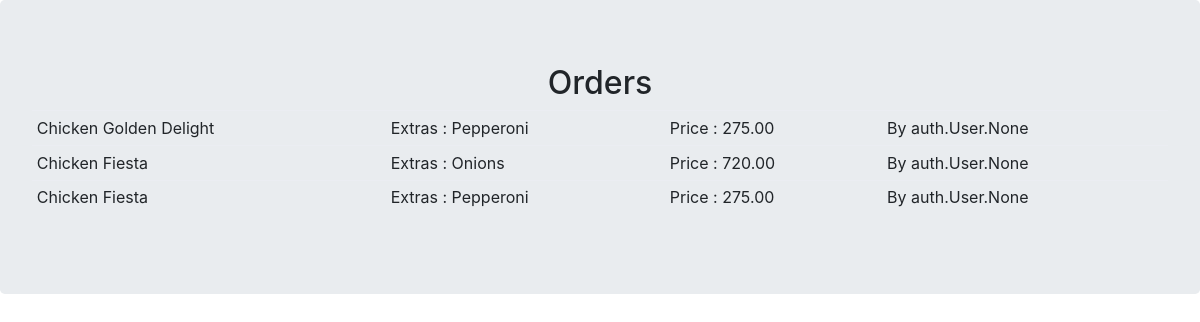
The page /view_orders on the database as committed earlier.
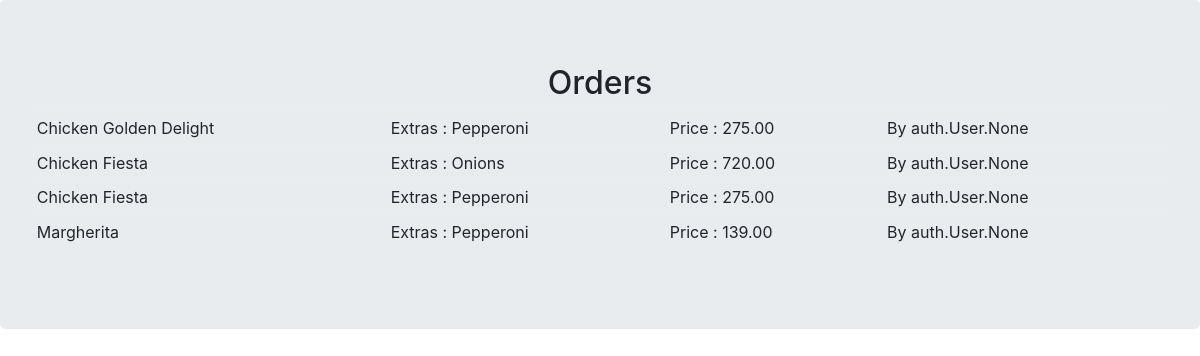
The same page on the database as committed later.
### orders/models.py (models this page shows)
class Orders(models.Model):
	item = models.CharField(max_length=64)
	price = models.DecimalField(max_digits=5,decimal_places=2)
	extras = models.CharField(max_length=64 , null=True, blank=True)
	user = models.ManyToManyField(User , related_name="customer")

### orders/views.py (the view)
# urls.py: path("view_orders" , views.view_orders)
def view_orders(request):
    orders = Orders.objects.all()
    context = {
        "orders": orders
    }
    return render(request, "orders/view_orders.html", context)

### orders/templates/orders/view_orders.html (shortened to what this page needs)
{% extends "orders/base.html" %}
{% block body %}
<center><h2>Orders</h2></center>
			<table class="table table-sm table-hover">
            {% for order in orders %}
            <tr>
                <td>{{order.item}}</td>
                <td>Extras : {{order.extras}}</td>
                <td>Price : {{order.price}}</td>
                <td>By {{order.user}}</td>
            </tr>
            {% endfor %}
        </table>
{% endblock %}

Rows that differ between the two databases and show on the page:
added Orders: item "Margherita", extras "Pepperoni", price "139.00", user "auth.User.None"
